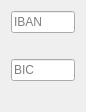
<?xml version="1.0" encoding="UTF-8"?>
<ui version="4.0">
 <class>ibanBicItemEdit</class>
 <widget class="QWidget" name="ibanBicItemEdit">
  <property name="geometry">
   <rect>
    <x>0</x>
    <y>0</y>
    <width>86</width>
    <height>112</height>
   </rect>
  </property>
  <layout class="QVBoxLayout" name="verticalLayout">
   <item>
    <widget class="KIbanLineEdit" name="ibanEdit">
     <property name="placeholderText">
      <string>IBAN</string>
     </property>
    </widget>
   </item>
   <item>
    <widget class="KMyMoneyValidationFeedback" name="ibanFeedback" native="true"/>
   </item>
   <item>
    <widget class="KBicEdit" name="bicEdit">
     <property name="placeholderText">
      <string>BIC</string>
     </property>
    </widget>
   </item>
   <item>
    <widget class="QWidget" name="bicFeedback" native="true"/>
   </item>
  </layout>
 </widget>
 <customwidgets>
  <customwidget>
   <class>KIbanLineEdit</class>
   <extends>QLineEdit</extends>
   <header>widgets/payeeidentifier/ibanbic/kibanlineedit.h</header>
  </customwidget>
  <customwidget>
   <class>KBicEdit</class>
   <extends>QLineEdit</extends>
   <header>widgets/payeeidentifier/ibanbic/kbicedit.h</header>
  </customwidget>
  <customwidget>
   <class>KMyMoneyValidationFeedback</class>
   <extends>QWidget</extends>
   <header>kmymoneyvalidationfeedback.h</header>
   <container>1</container>
  </customwidget>
 </customwidgets>
 <resources/>
 <connections/>
</ui>
